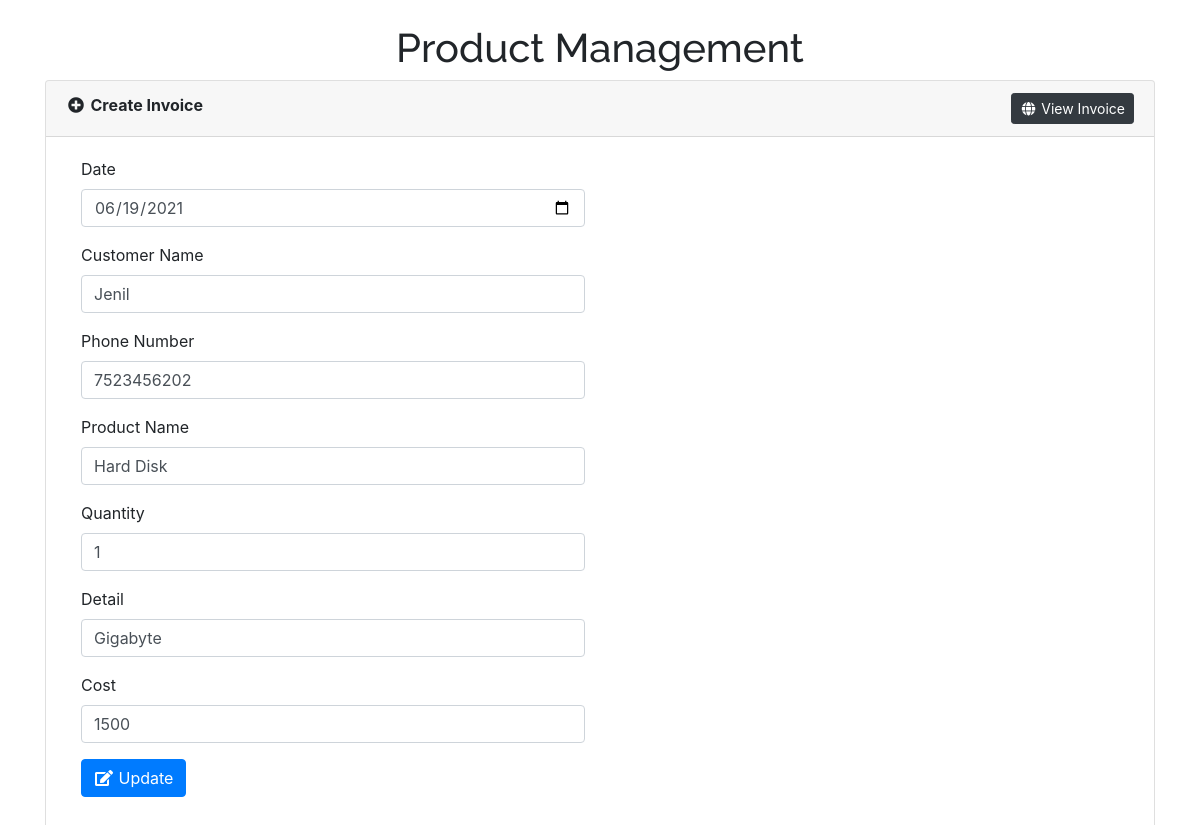
/edit-record.php?editId=17, run on the app's committed database.
### tables this page shows
CREATE TABLE `users` (
  `id` int(11) NOT NULL,
  `date` date NOT NULL,
  `cname` varchar(30) NOT NULL,
  `cphone` varchar(24) NOT NULL,
  `pname` varchar(30) NOT NULL,
  `qty` int(11) NOT NULL,
  `detail` varchar(500) NOT NULL,
  `cost` bigint(20) NOT NULL,
  `dt` timestamp NOT NULL DEFAULT current_timestamp(),
  `created_by` int(11) NOT NULL
);

### include/Database.php (called while the page is built, shortened)
<?php
class Database{
    protected $pdo;
    public function __construct(\PDO $pdo)
    {
        $this->pdo = $pdo;
        $this->pdo->setAttribute(\PDO::ATTR_ERRMODE, \PDO::ERRMODE_EXCEPTION);
    }
    public function getAllRecords($tableName, $fields='*', $cond='', $orderBy='', $limit='')
    {
        $stmt = $this->pdo->prepare("SELECT $fields FROM $tableName WHERE 1 ".$cond." ".$orderBy." ".$limit);
        $stmt->execute();
        $rows = $stmt->fetchAll(PDO::FETCH_ASSOC);
        return $rows;
    }
}
?>

### config.php (called while the page is built, shortened)
<?php
include_once('include/Database.php');
$dsn	= 	"mysql:dbname=".SS_DB_NAME.";host=".SS_DB_HOST."";
$pdo	=	"";
try {
	$pdo = new PDO($dsn, SS_DB_USER, SS_DB_PASSWORD);
}catch (PDOException $e) {
	echo "Connection failed: " . $e->getMessage();
}
$db 	=	new Database($pdo);
?>

### edit-record.php (the view, shortened to what this page needs)
<?php
include_once('config.php');
if(isset($_REQUEST['editId']) and $_REQUEST['editId']!=""){
	$row	=	$db->getAllRecords('users','*',' AND id="'.$_REQUEST['editId'].'"');
}
?>
<!doctype html>
<html>
<head>
    <link rel="stylesheet" href="https://stackpath.bootstrapcdn.com/bootstrap/4.2.1/css/bootstrap.min.css">
    <link rel="stylesheet" href="https://use.fontawesome.com/releases/v5.6.3/css/all.css">
</head>
<body>
   	<div class="container">
		<h1 style="font-family: 'Raleway', sans-serif; text-align: center;">Product Management</h1>
		<div class="card">
			<div class="card-header"><i class="fa fa-fw fa-plus-circle"></i> <strong>Create Invoice</strong> <a href="index.php" class="float-right btn btn-dark btn-sm"><i class="fa fa-fw fa-globe"></i> View Invoice</a></div>
			<div class="card-body">
				<div class="col-sm-6">
					<form method="post">
						<div class="form-group">
							<label>Date</label>
							<input type="date" name="date" id="date" class="form-control" value="<?php echo $row[0]['date']; ?>" placeholder="Enter Date" required>
						</div>
						<div class="form-group">
							<label>Customer Name</span></label>
							<input type="text" name="cname" id="cname" class="form-control" value="<?php echo $row[0]['cname']; ?>" placeholder="Enter Customer Name" required>
						</div>
						<div class="form-group">
							<label>Phone Number</span></label>
							<input type="tel"  x-autocompletetype="tel" class="tel form-control" pattern="^\d{10}$" title="Please Enter Valid Phone Number." name="cphone" id="cphone" maxlength="10" class="form-control" value="<?php echo $row[0]['cphone']; ?>" placeholder="Enter Phone Number" required>
						</div>
						<div class="form-group">
							<label>Product Name</span></label>
							<input type="text" name="pname" id="pname" class="form-control" value="<?php echo $row[0]['pname']; ?>" placeholder="Enter Prouct Name" required>
						</div>
						<div class="form-group">
							<label>Quantity</span></label>
							<input type="number" name="qty" min="1" id="qty" class="form-control" value="<?php echo $row[0]['qty']; ?>" placeholder="Enter Quantity" required>
						</div>
						<div class="form-group">
							<label>Detail</span></label>
							<input type="text" name="detail" id="detail" class="form-control" value="<?php echo $row[0]['detail']; ?>" placeholder="Enter Detail" required>
						</div>
						<div class="form-group">
							<label>Cost</span></label>
							<input type="text" min="1" name="cost" id="cost" maxlength="12" class="form-control" value="<?php echo $row[0]['cost']; ?>" placeholder="Enter Total Cost" required>
						</div>
						<div class="form-group">
							<button type="submit" name="submit" value="submit" id="submit" class="btn btn-primary"><i class="fa fa-fw fa-edit"></i> Update</button>
						</div>
					</form>
				</div>
			</div>
		</div>
	</div>
</body>
</html>

### data on the page
users: date "06/19/2021", cname "Jenil", cphone "7523456202", pname "Hard Disk", qty "1", detail "Gigabyte", cost "1500"
